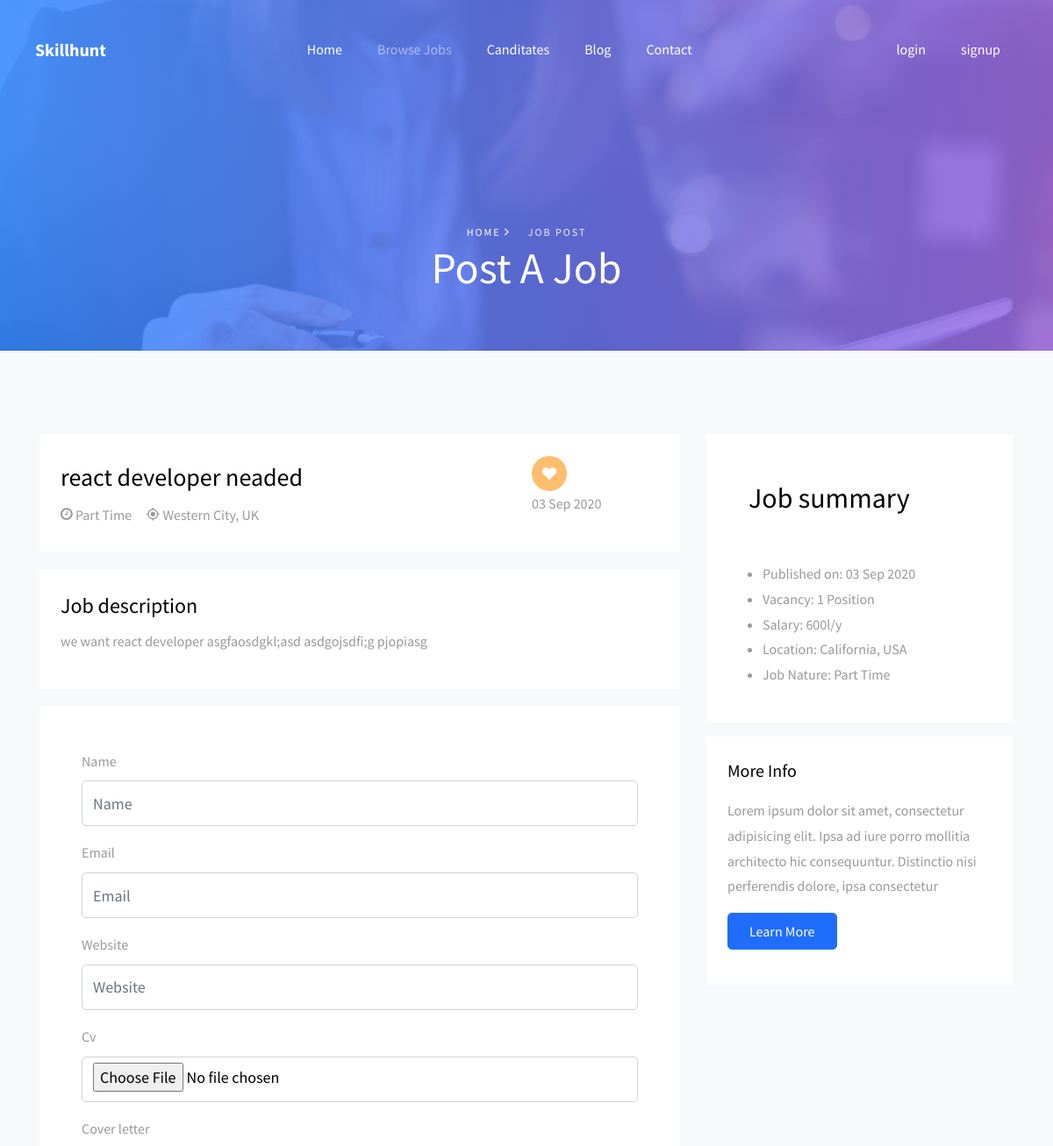
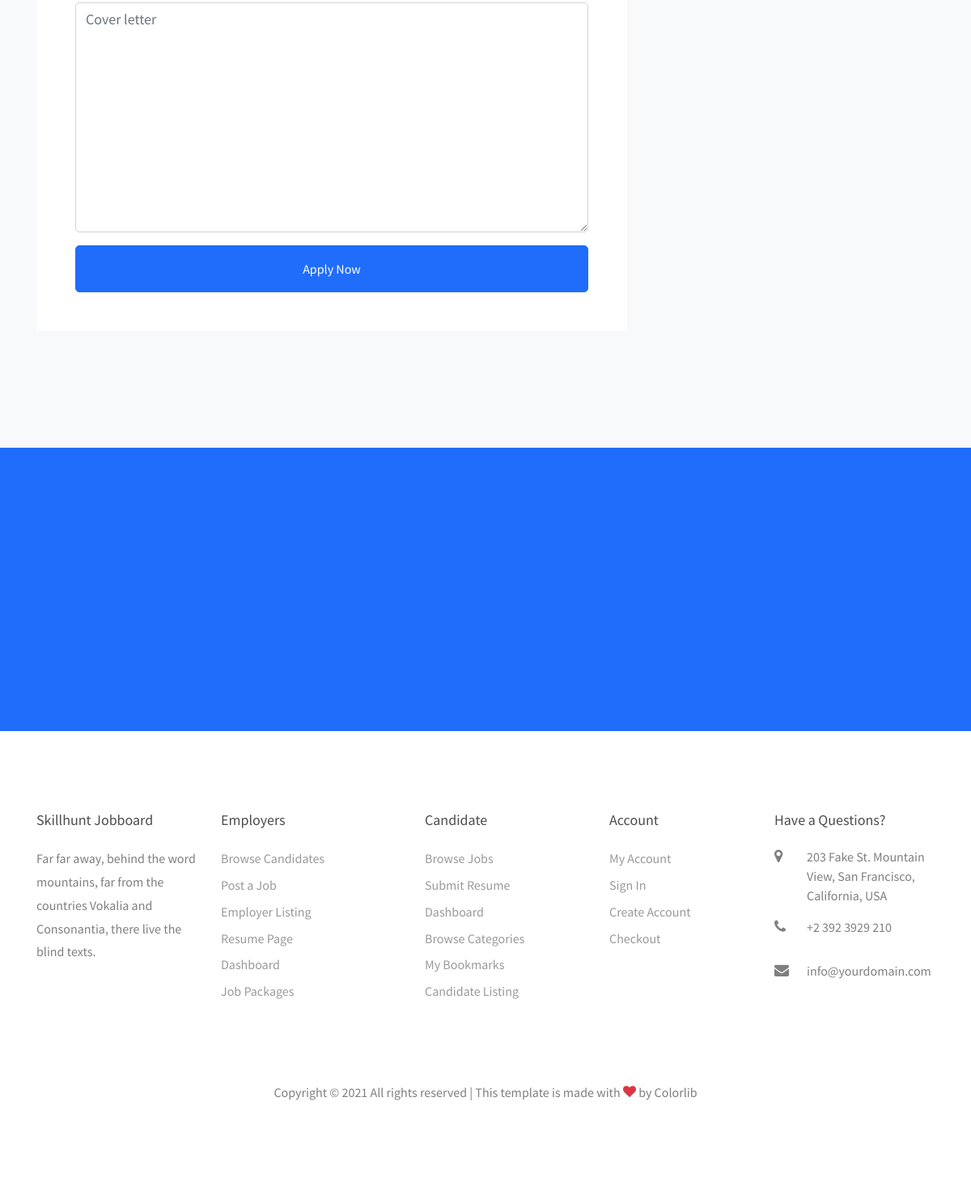
The page /jobs/react-developer-neaded on the database its author committed (2 pictures, top to bottom).
### job/models.py (models this page shows, shortened)
class Job(models.Model):
    owner = models.ForeignKey(User, related_name="job_owner", on_delete=models.CASCADE)
    title = models.CharField(max_length=150)
    jobType = models.CharField(max_length=15, choices=JOB_TYPE)
    description = models.TextField(max_length=1000)
    published_at = models.DateTimeField(auto_now=True)
    vacancy = models.IntegerField(default=1)
    salary = models.IntegerField(default=0)
    experience = models.IntegerField(default=1)
    category = models.ForeignKey("Category", on_delete=models.CASCADE)
    slug = models.SlugField(blank=True, null=True)
    def __str__(self):
        return self.title

### job/views.py (the view)
# urls.py: path("<str:slug>", views.job_detail, name="job_detail"),
def job_detail(request, slug):
    job_detail = Job.objects.get(slug=slug)
    if request.method == "POST":
        form = ApplyForm(request.POST, request.FILES)
        if form.is_valid():
            myform = form.save(commit=False)
            myform.job = job_detail
            myform.save()
    else:
        form = ApplyForm()
    context = {
        "job": job_detail,
        "form_job": form,
    }
    return render(request, "job/job_detail.html", context)

### job/form.py
class ApplyForm(forms.ModelForm):
    class Meta:
        model = Apply
        fields = ["name", "email", "website", "cv", "cover_letter"]

### job/templates/job/job_detail.html (shortened to what this page needs)
{% extends 'base.html' %} {% block body %} {% load bootstrap4 %}
<div
  class="hero-wrap hero-wrap-2"
  style="background-image: url('images/bg_1.jpg')"
  data-stellar-background-ratio="0.5"
>
  <div class="overlay"></div>
  <div class="container">
    <div
      class="row no-gutters slider-text align-items-end justify-content-start"
    >
      <div class="col-md-12 ftco-animate text-center mb-5">
        <p class="breadcrumbs mb-0">
          <span class="mr-3"
            ><a href="index.html">Home <i class="ion-ios-arrow-forward"></i></a
          ></span>
          <span>Job Post</span>
        </p>
        <h1 class="mb-3 bread">Post A Job</h1>
      </div>
    </div>
  </div>
</div>
<section class="ftco-section bg-light">
  <div class="container">
    <div class="row">
      <div class="col-md-12 col-lg-8 mb-5">
          <div class="job-post-desc p-4 d-block d-lg-flex align-items-center">
            <div class="one-third mb-4 mb-md-0">
              <div class="job-post-item-header align-items-center">
                <h2 class="mr-3 text-black">{{job}}</h2>
              </div>
              <div class="job-post-item-body d-block d-md-flex">
                <div class="mr-3">
                  <span class="icon-clock-o"></span>
                  <span>{{job.jobType}}</span>
                </div>
                <div>
                  <span class="icon-my_location"></span>
                  <span>Western City, UK</span>
                </div>
              </div>
            </div>
            <div class="one-forth ml-auto d-flex align-items-center md-md-0">
              <div>
                <a
                  href="#"
                  class="icon text-center d-flex justify-content-center align-items-center icon mr-2"
                >
                  <span class="icon-heart"></span>
                </a>
                <p>{{job.published_at|date:'d M o'}}</p>
              </div>
            </div>
          </div>
          <div class="job-post-desc p-4">
            <div class="job-post-item-header align-items-center">
              <h4>Job description</h4>
            </div>
            <div>
              <p>{{job.description}}</p>
            </div>
          </div>
        <form method="post" class="p-5 bg-white" enctype="multipart/form-data">
          {% csrf_token %} {% bootstrap_form form_job %} {%buttons%}
          <button class="btn btn-primary py-3 w-100" type="submit">Apply Now</button>
          {%endbuttons%}
        </form>
      </div>
      <div class="col-lg-4">
        <div class="p-4 mb-3 bg-white">
          <h2 class="p-4 mb-4">Job summary</h2>
          <ul>
            <li>
              Published on: <span>{{job.published_at|date:'d M o'}}</span>
            </li>
            <li>Vacancy: <span>{{job.vacancy}} Position</span></li>
            <li>Salary: <span>{{job.salary}}l/y</span></li>
            <li>Location: <span>California, USA</span></li>
            <li>Job Nature: <span> {{job.jobType}}</span></li>
          </ul>
        </div>
        <div class="p-4 mb-3 bg-white">
          <h3 class="h5 text-black mb-3">More Info</h3>
          <p>
            Lorem ipsum dolor sit amet, consectetur adipisicing elit. Ipsa ad
            iure porro mollitia architecto hic consequuntur. Distinctio nisi
            perferendis dolore, ipsa consectetur
          </p>
          <p><a href="#" class="btn btn-primary py-2 px-4">Learn More</a></p>
        </div>
      </div>
    </div>
  </div>
</section>
<section class="ftco-section-parallax">
  <div class="parallax-img d-flex align-items-center">
    <div class="container">
      <div class="row d-flex justify-content-center">
      </div>
    </div>
  </div>
</section>
{% endblock body %}

### static/css/icomoon.css (style rules this page uses)
[class^="icon-"], [class*=" icon-"] { font-family: 'icomoon' !important; speak: none; font-style: normal; font-weight: normal; font-variant: normal; text-transform: none; line-height: 1; -webkit-font-smoothing: antialiased; -moz-osx-font-smoothing: grayscale; }
.icon-heart:before { content: "\f004"; }
.icon-clock-o:before { content: "\f017"; }
.icon-my_location:before { content: "\e55c"; }

### rows shown on the page
Job: title "react developer neaded", jobType "Part Time", published_at "03 Sep 2020", description "we want react developer asgfaosdgkl;asd asdgojsdfi;g pjopiasg", vacancy "1", salary "600"
